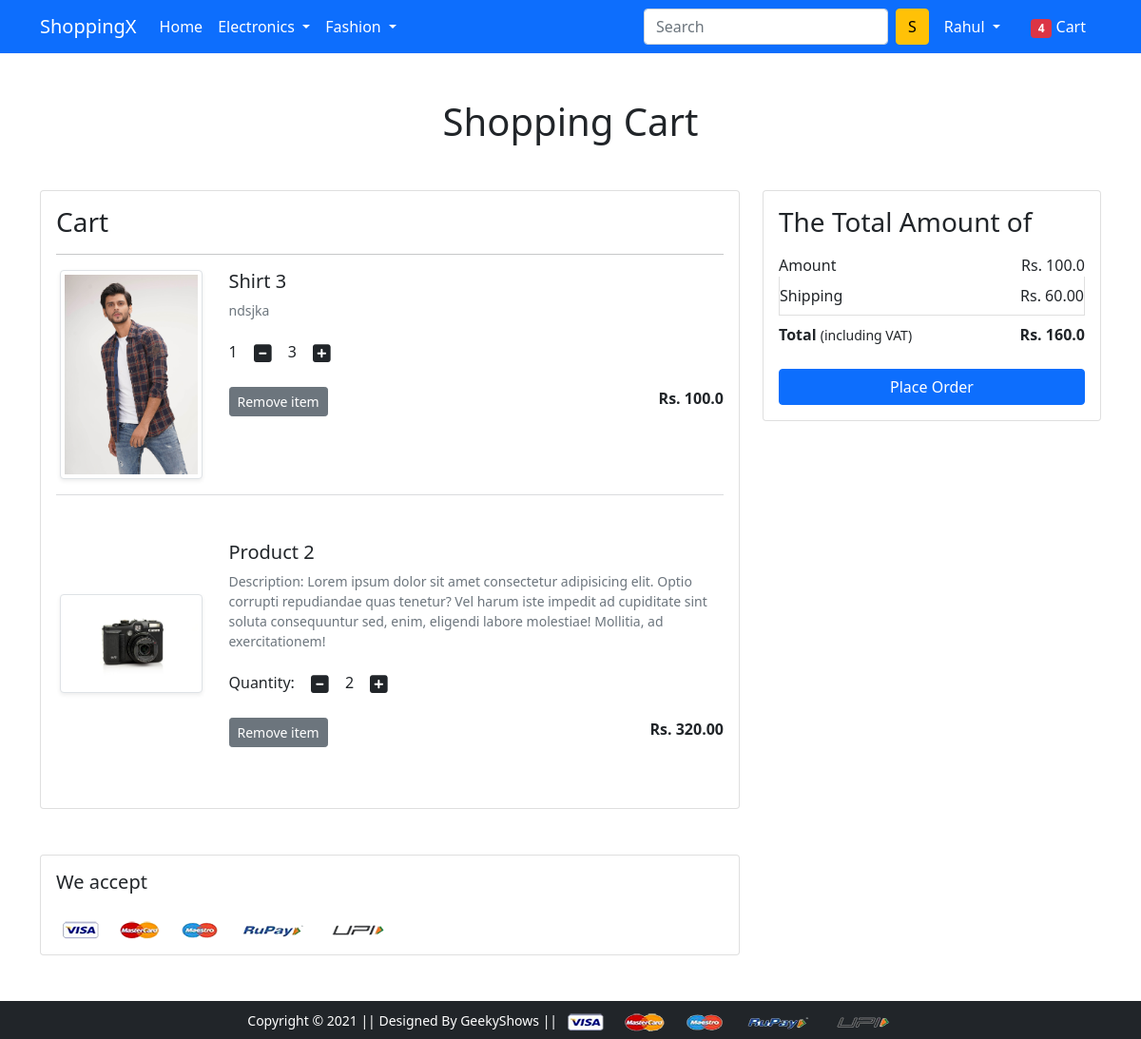
The app's page /cart/ (signed in), older data.
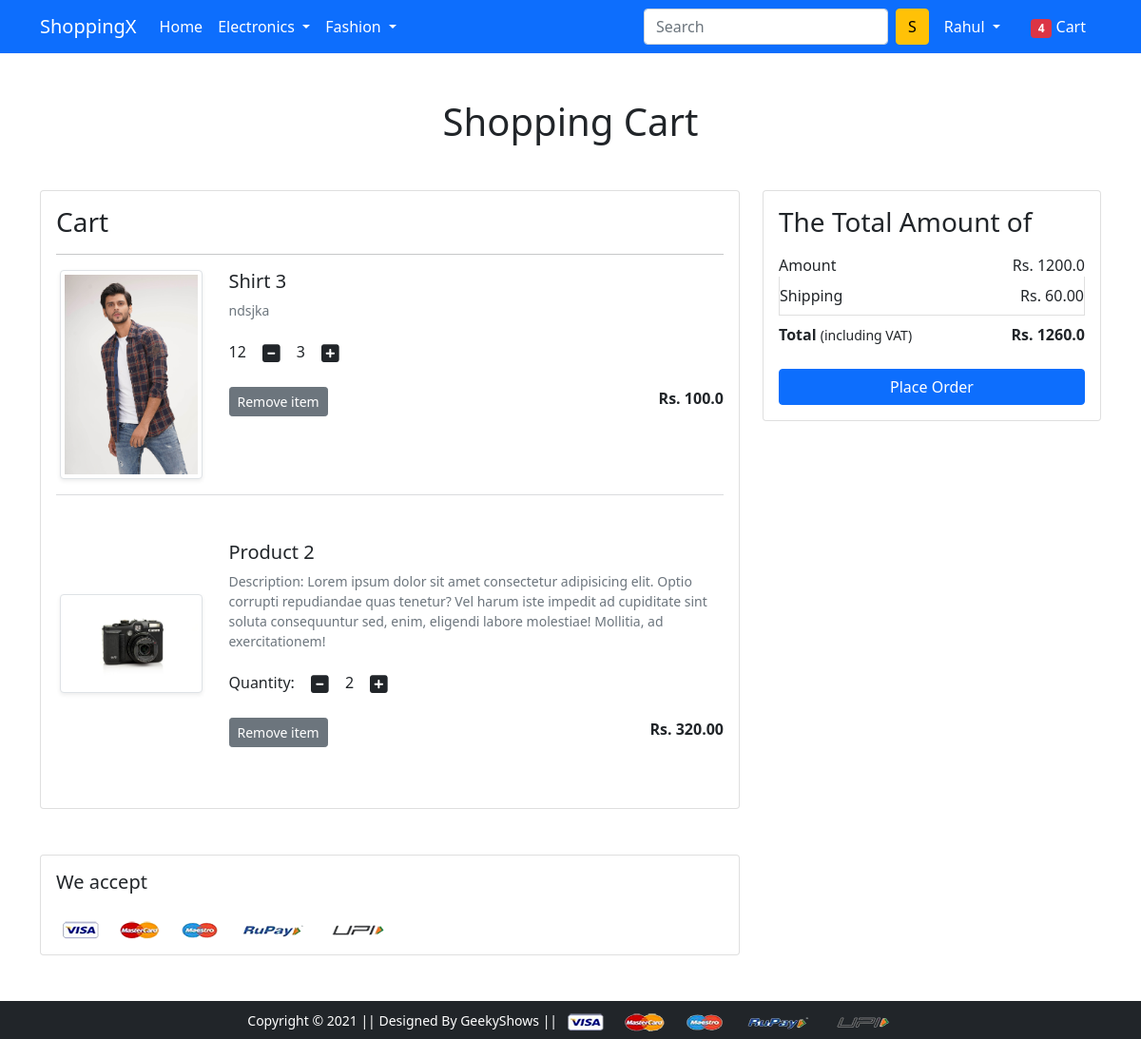
The same page, newer data.
### app/models.py (models this page shows)
class Cart(models.Model):
    user=models.ForeignKey(User,on_delete=models.CASCADE)
    product=models.ForeignKey(Product,on_delete=models.CASCADE)
    quantity=models.PositiveIntegerField(default=1)

class Product(models.Model):
    title=models.CharField(max_length=100)
    selling_price=models.FloatField()
    discounted_price=models.FloatField()
    description=models.TextField()
    brand=models.CharField(max_length=100)
    category=models.CharField(choices=CATEGORY_CHOICES,max_length=2)
    product_image=models.ImageField(upload_to='productimg')

### app/views.py (the view)
# urls.py: path('cart/', views.show_cart, name='showcart'),
def show_cart(request):
    if request.user.is_authenticated:
        user=request.user
        cart=Cart.objects.filter(user=user)
        amount=0.0
        shipping_amount=60.0
        total_amount=0.0
        cart_product=[p for p in Cart.objects.all() if p.user==user]
        if cart_product:
            for p in cart_product:
                tempamount=(p.quantity * p.product.discounted_price)
                amount += tempamount
                totalamount=amount + shipping_amount
            return render(request, 'app/addtocart.html',{'carts':cart,'totalamount':totalamount,'amount':amount})
        else:
            return render(request,'app/emptycart.html')

### app/templates/app/addtocart.html (shortened to what this page needs)
{% extends 'app/base.html' %}
{% load static %}
{% block main-content %}
<div class="container my-5">
 <div class="row">
  <h1 class="text-center mb-5">Shopping Cart</h1>
  <div class="col-sm-8">
  <div class="card">
   <div class="card-body">
    <h3>Cart</h3>
    {% for cart in carts %}
    <hr>
    <div class="row">
     <div class="col-sm-3 text-center align-self-center"><img src="{{cart.product.product_image.url}}" alt="" srcset="" class="img-fluid img-thumbnail shadow-sm" height="150" width="150"> </div>
     <div class="col-sm-9">
      <div>
       <h5>{{cart.product.title}}</h5>
       <p class="mb-2 text-muted small">{{cart.product.description}}</p>
       <div class="my-3">
        <label for="quantity">{{cart.quantity}}</label>
        <a class="minus-cart btn" pid="{{cart.product.id}}"><i class="fas fa-minus-square fa-lg"></i></a>
          <span id="quantity">3</span>
        <a class="plus-cart btn" pid="{{cart.product.id}}"><i class="fas fa-plus-square fa-lg"></i></a>
       </div>
       <div class="d-flex justify-content-between">
        <a href="#" class="btn btn-sm btn-secondary mr-3" pid="{{cart.product.id}}">Remove item </a>
        <p class="mb-0"><span><strong>Rs. {{cart.product.discounted_price}}</strong></span></p>
       </div>
      </div>
     </div>
    </div>
    {% endfor %}
    <hr class="text-muted">
    <div class="row my-5">
     <div class="col-sm-3 text-center align-self-center"> <img src="{% static 'app/images/product/2.jpg'%}" alt="" srcset="" class="img-fluid img-thumbnail shadow-sm" height="150" width="150"></div>
     <div class="col-sm-9">
      <div>
       <h5>Product 2</h5>
       <p class="mb-2 text-muted small">Description: Lorem ipsum dolor sit amet consectetur adipisicing elit. Optio corrupti repudiandae quas tenetur? Vel harum iste impedit ad cupiditate sint soluta consequuntur sed, enim, eligendi labore molestiae! Mollitia, ad exercitationem!</p>
       <div class="my-3">
        <label for="quantity">Quantity:</label>
        <a class="minus-cart btn"><i class="fas fa-minus-square fa-lg"></i></a>
          <span id="quantity">2</span>
        <a class="plus-cart btn"><i class="fas fa-plus-square fa-lg"></i></a>
       </div>
       <div class="d-flex justify-content-between">
        <a href="#" class="btn btn-sm btn-secondary mr-3">Remove item </a>
        <p class="mb-0"><span><strong>Rs. 320.00</strong></span></p>
       </div>
      </div>
     </div>
    </div>
   </div>
   </div>
  </div>
  <div class="col-sm-4">
   <div class="card">
    <div class="card-body">
      <h3>The Total Amount of</h3>
      <ul class="list-group">
       <li class="list-group-item d-flex justify-content-between align-items-center border-0 px-0 pb-0">Amount<span>Rs. <span id="amount">{{amount}}</span></span></li>
       <li class="list-group-item d-flex justify-content-between align-items-center px-0">Shipping<span>Rs. 60.00</span></li>
       <li class="list-group-item d-flex justify-content-between align-items-center border-0 px-0 mb-3">
        <div>
           <strong>Total</strong> <small>(including VAT)</small>
         </div>
         <span><strong>Rs. <strong id="totalamount">{{totalamount}}</strong></strong></span>
       </li>
      </ul>
      <div class="d-grid"><a href="{% url 'checkout' %}" class="btn btn-primary">Place Order</a></div>
    </div>
   </div>
  </div>
 </div>
</div>
<div class="container">
 <div class="row">
  <div class="col-sm-8">
   <div class="card">
    <div class="card-body">
      <h5 class="mb-4">We accept</h5>
      <img src="{% static 'app/images/payment.png' %}" alt="" class="img-fluid">
    </div>
  </div>
  </div>
 </div>
</div>
{% endblock main-content %}

Row changes from the older to the newer data that the page shows:
changed Cart "Shirt 3": quantity "1" → "12"
Text that changed along with them:
{{ amount }}: "100.0" → "1200.0"
{{ totalamount }}: "160.0" → "1260.0"
